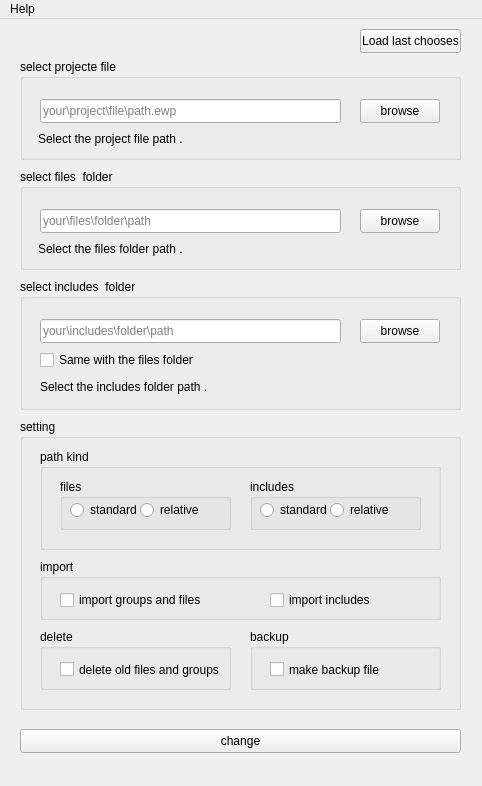
<?xml version="1.0" encoding="UTF-8"?>
<ui version="4.0">
 <class>ipch</class>
 <widget class="QMainWindow" name="ipch">
  <property name="geometry">
   <rect>
    <x>0</x>
    <y>0</y>
    <width>482</width>
    <height>786</height>
   </rect>
  </property>
  <property name="focusPolicy">
   <enum>Qt::NoFocus</enum>
  </property>
  <property name="windowTitle">
   <string>ipch</string>
  </property>
  <property name="toolButtonStyle">
   <enum>Qt::ToolButtonTextOnly</enum>
  </property>
  <property name="documentMode">
   <bool>false</bool>
  </property>
  <widget class="QWidget" name="centralwidget">
   <property name="autoFillBackground">
    <bool>false</bool>
   </property>
   <widget class="QGroupBox" name="project_group">
    <property name="geometry">
     <rect>
      <x>20</x>
      <y>40</y>
      <width>441</width>
      <height>101</height>
     </rect>
    </property>
    <property name="title">
     <string>select projecte file</string>
    </property>
    <widget class="QPushButton" name="project_button">
     <property name="geometry">
      <rect>
       <x>340</x>
       <y>40</y>
       <width>80</width>
       <height>24</height>
      </rect>
     </property>
     <property name="text">
      <string>browse</string>
     </property>
    </widget>
    <widget class="QLineEdit" name="project_line">
     <property name="geometry">
      <rect>
       <x>20</x>
       <y>40</y>
       <width>301</width>
       <height>24</height>
      </rect>
     </property>
     <property name="statusTip">
      <string/>
     </property>
     <property name="inputMask">
      <string/>
     </property>
     <property name="text">
      <string/>
     </property>
     <property name="frame">
      <bool>true</bool>
     </property>
     <property name="dragEnabled">
      <bool>false</bool>
     </property>
     <property name="placeholderText">
      <string>your\project\file\path.ewp</string>
     </property>
    </widget>
    <widget class="QLabel" name="project_status">
     <property name="geometry">
      <rect>
       <x>18</x>
       <y>70</y>
       <width>381</width>
       <height>20</height>
      </rect>
     </property>
     <property name="text">
      <string>Select the project file path .</string>
     </property>
    </widget>
   </widget>
   <widget class="QGroupBox" name="file_folder_group">
    <property name="geometry">
     <rect>
      <x>20</x>
      <y>150</y>
      <width>441</width>
      <height>101</height>
     </rect>
    </property>
    <property name="title">
     <string>select files  folder</string>
    </property>
    <widget class="QPushButton" name="file_folder_button">
     <property name="geometry">
      <rect>
       <x>340</x>
       <y>40</y>
       <width>80</width>
       <height>24</height>
      </rect>
     </property>
     <property name="text">
      <string>browse</string>
     </property>
    </widget>
    <widget class="QLineEdit" name="file_folder_line">
     <property name="geometry">
      <rect>
       <x>20</x>
       <y>40</y>
       <width>301</width>
       <height>24</height>
      </rect>
     </property>
     <property name="placeholderText">
      <string>your\files\folder\path</string>
     </property>
    </widget>
    <widget class="QLabel" name="file_folder_status">
     <property name="geometry">
      <rect>
       <x>18</x>
       <y>70</y>
       <width>381</width>
       <height>20</height>
      </rect>
     </property>
     <property name="text">
      <string>Select the files folder path .</string>
     </property>
    </widget>
   </widget>
   <widget class="QGroupBox" name="setting">
    <property name="geometry">
     <rect>
      <x>20</x>
      <y>400</y>
      <width>441</width>
      <height>291</height>
     </rect>
    </property>
    <property name="minimumSize">
     <size>
      <width>441</width>
      <height>291</height>
     </size>
    </property>
    <property name="title">
     <string>setting</string>
    </property>
    <property name="flat">
     <bool>false</bool>
    </property>
    <property name="checkable">
     <bool>false</bool>
    </property>
    <widget class="QGroupBox" name="groupBox">
     <property name="geometry">
      <rect>
       <x>20</x>
       <y>140</y>
       <width>401</width>
       <height>61</height>
      </rect>
     </property>
     <property name="title">
      <string>import</string>
     </property>
     <widget class="QCheckBox" name="import_groups_files">
      <property name="geometry">
       <rect>
        <x>20</x>
        <y>30</y>
        <width>151</width>
        <height>22</height>
       </rect>
      </property>
      <property name="text">
       <string>import groups and files</string>
      </property>
     </widget>
     <widget class="QCheckBox" name="import_includes">
      <property name="geometry">
       <rect>
        <x>230</x>
        <y>30</y>
        <width>141</width>
        <height>22</height>
       </rect>
      </property>
      <property name="text">
       <string>import includes </string>
      </property>
     </widget>
    </widget>
    <widget class="QGroupBox" name="groupBox_2">
     <property name="geometry">
      <rect>
       <x>20</x>
       <y>210</y>
       <width>191</width>
       <height>61</height>
      </rect>
     </property>
     <property name="title">
      <string>delete</string>
     </property>
     <widget class="QCheckBox" name="delete_olds">
      <property name="geometry">
       <rect>
        <x>20</x>
        <y>30</y>
        <width>161</width>
        <height>21</height>
       </rect>
      </property>
      <property name="text">
       <string>delete old files and groups</string>
      </property>
     </widget>
    </widget>
    <widget class="QGroupBox" name="backup">
     <property name="geometry">
      <rect>
       <x>230</x>
       <y>210</y>
       <width>191</width>
       <height>61</height>
      </rect>
     </property>
     <property name="title">
      <string>backup</string>
     </property>
     <widget class="QCheckBox" name="backup_file">
      <property name="geometry">
       <rect>
        <x>20</x>
        <y>30</y>
        <width>141</width>
        <height>21</height>
       </rect>
      </property>
      <property name="text">
       <string>make backup file</string>
      </property>
     </widget>
    </widget>
    <widget class="QGroupBox" name="groupBox_3">
     <property name="geometry">
      <rect>
       <x>20</x>
       <y>30</y>
       <width>401</width>
       <height>101</height>
      </rect>
     </property>
     <property name="title">
      <string>path kind</string>
     </property>
     <widget class="QGroupBox" name="groupBox_4">
      <property name="geometry">
       <rect>
        <x>20</x>
        <y>30</y>
        <width>171</width>
        <height>51</height>
       </rect>
      </property>
      <property name="title">
       <string>files</string>
      </property>
      <widget class="QRadioButton" name="file_standard">
       <property name="geometry">
        <rect>
         <x>10</x>
         <y>20</y>
         <width>71</width>
         <height>22</height>
        </rect>
       </property>
       <property name="text">
        <string>standard</string>
       </property>
      </widget>
      <widget class="QRadioButton" name="file_relative">
       <property name="geometry">
        <rect>
         <x>80</x>
         <y>20</y>
         <width>71</width>
         <height>22</height>
        </rect>
       </property>
       <property name="text">
        <string>relative</string>
       </property>
      </widget>
     </widget>
     <widget class="QGroupBox" name="groupBox_5">
      <property name="geometry">
       <rect>
        <x>210</x>
        <y>30</y>
        <width>171</width>
        <height>51</height>
       </rect>
      </property>
      <property name="title">
       <string>includes</string>
      </property>
      <widget class="QRadioButton" name="includes_standard">
       <property name="geometry">
        <rect>
         <x>10</x>
         <y>20</y>
         <width>71</width>
         <height>22</height>
        </rect>
       </property>
       <property name="text">
        <string>standard</string>
       </property>
      </widget>
      <widget class="QRadioButton" name="includes_relative">
       <property name="geometry">
        <rect>
         <x>80</x>
         <y>20</y>
         <width>61</width>
         <height>22</height>
        </rect>
       </property>
       <property name="text">
        <string>relative</string>
       </property>
      </widget>
     </widget>
    </widget>
   </widget>
   <widget class="QGroupBox" name="include_folder_group">
    <property name="geometry">
     <rect>
      <x>20</x>
      <y>260</y>
      <width>441</width>
      <height>131</height>
     </rect>
    </property>
    <property name="title">
     <string>select includes  folder</string>
    </property>
    <widget class="QLineEdit" name="include_folder_line">
     <property name="geometry">
      <rect>
       <x>20</x>
       <y>40</y>
       <width>301</width>
       <height>24</height>
      </rect>
     </property>
     <property name="placeholderText">
      <string>your\includes\folder\path</string>
     </property>
    </widget>
    <widget class="QPushButton" name="include_folder_button">
     <property name="geometry">
      <rect>
       <x>340</x>
       <y>40</y>
       <width>80</width>
       <height>24</height>
      </rect>
     </property>
     <property name="text">
      <string>browse</string>
     </property>
    </widget>
    <widget class="QLabel" name="include_folder_status">
     <property name="geometry">
      <rect>
       <x>20</x>
       <y>100</y>
       <width>381</width>
       <height>16</height>
      </rect>
     </property>
     <property name="text">
      <string>Select the includes folder path .</string>
     </property>
    </widget>
    <widget class="QCheckBox" name="includes_with_files">
     <property name="geometry">
      <rect>
       <x>20</x>
       <y>70</y>
       <width>201</width>
       <height>22</height>
      </rect>
     </property>
     <property name="text">
      <string>Same with the files folder</string>
     </property>
    </widget>
   </widget>
   <widget class="QPushButton" name="change">
    <property name="geometry">
     <rect>
      <x>20</x>
      <y>710</y>
      <width>441</width>
      <height>24</height>
     </rect>
    </property>
    <property name="text">
     <string>change</string>
    </property>
   </widget>
   <widget class="QLabel" name="wait">
    <property name="geometry">
     <rect>
      <x>20</x>
      <y>740</y>
      <width>161</width>
      <height>20</height>
     </rect>
    </property>
    <property name="text">
     <string/>
    </property>
   </widget>
   <widget class="QPushButton" name="load">
    <property name="geometry">
     <rect>
      <x>360</x>
      <y>10</y>
      <width>101</width>
      <height>24</height>
     </rect>
    </property>
    <property name="text">
     <string>Load last chooses</string>
    </property>
   </widget>
   <widget class="QLabel" name="ax">
    <property name="geometry">
     <rect>
      <x>20</x>
      <y>10</y>
      <width>111</width>
      <height>21</height>
     </rect>
    </property>
    <property name="text">
     <string/>
    </property>
   </widget>
  </widget>
  <widget class="QMenuBar" name="menubar">
   <property name="geometry">
    <rect>
     <x>0</x>
     <y>0</y>
     <width>482</width>
     <height>21</height>
    </rect>
   </property>
   <widget class="QMenu" name="menuAbout">
    <property name="title">
     <string>Help</string>
    </property>
    <addaction name="separator"/>
    <addaction name="actionAbout"/>
   </widget>
   <addaction name="menuAbout"/>
  </widget>
  <action name="actionAbout">
   <property name="text">
    <string>About</string>
   </property>
  </action>
 </widget>
 <resources/>
 <connections/>
</ui>
